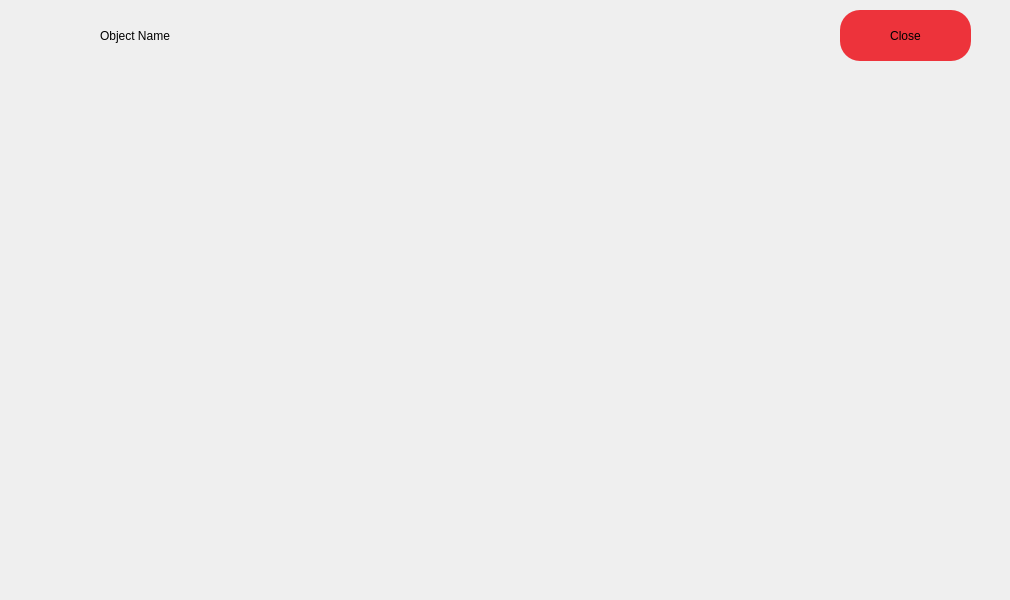
<?xml version="1.0" encoding="UTF-8"?>
<ui version="4.0">
 <class>hp_objectmoreinfo</class>
 <widget class="QMainWindow" name="hp_objectmoreinfo">
  <property name="geometry">
   <rect>
    <x>0</x>
    <y>0</y>
    <width>1010</width>
    <height>600</height>
   </rect>
  </property>
  <property name="windowTitle">
   <string>MainWindow</string>
  </property>
  <widget class="QWidget" name="centralwidget">
   <widget class="QLabel" name="l_objname">
    <property name="geometry">
     <rect>
      <x>100</x>
      <y>10</y>
      <width>311</width>
      <height>51</height>
     </rect>
    </property>
    <property name="styleSheet">
     <string notr="true">font: 25pt &quot;Ubuntu&quot;;</string>
    </property>
    <property name="text">
     <string>Object Name</string>
    </property>
   </widget>
   <widget class="QWidget" name="w_graphics" native="true">
    <property name="geometry">
     <rect>
      <x>20</x>
      <y>90</y>
      <width>411</width>
      <height>481</height>
     </rect>
    </property>
   </widget>
   <widget class="QWidget" name="w_infosection" native="true">
    <property name="geometry">
     <rect>
      <x>450</x>
      <y>90</y>
      <width>531</width>
      <height>481</height>
     </rect>
    </property>
   </widget>
   <widget class="QPushButton" name="pb_close">
    <property name="geometry">
     <rect>
      <x>840</x>
      <y>10</y>
      <width>131</width>
      <height>51</height>
     </rect>
    </property>
    <property name="styleSheet">
     <string notr="true">background-color: rgb(237, 51, 59);
border-radius: 20px;
font: 18pt &quot;Ubuntu&quot;;</string>
    </property>
    <property name="text">
     <string>Close</string>
    </property>
   </widget>
   <widget class="QLabel" name="l_icon">
    <property name="geometry">
     <rect>
      <x>10</x>
      <y>10</y>
      <width>71</width>
      <height>61</height>
     </rect>
    </property>
    <property name="text">
     <string/>
    </property>
   </widget>
  </widget>
 </widget>
 <resources/>
 <connections/>
</ui>
